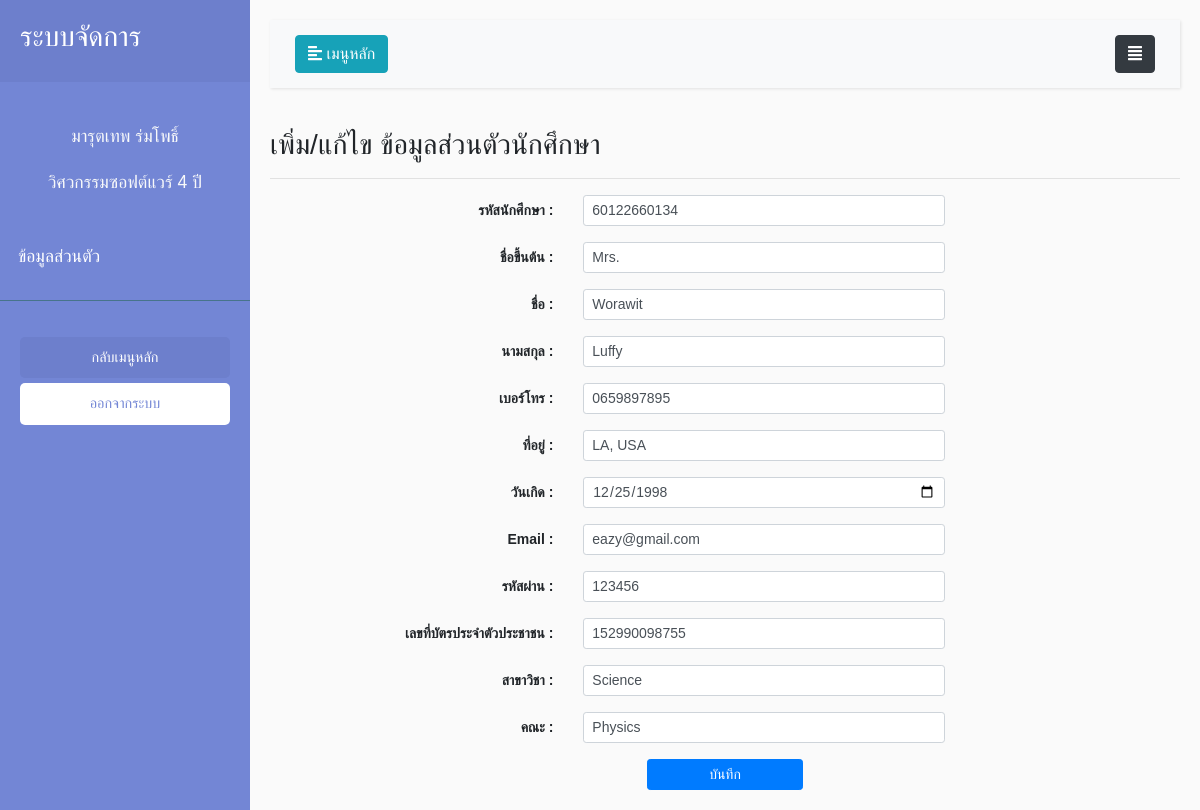
The app's page /SE_System/view/manageStudent/AddEdit.php?Std_Code=60122660134 with its own data.
### tables this page shows
CREATE TABLE `student_tb` (
  `Std_id` int(16) NOT NULL,
  `Std_Code` varchar(11) NOT NULL,
  `Std_Pname` varchar(255) NOT NULL,
  `Std_Fname` varchar(255) NOT NULL,
  `Std_Lname` varchar(255) NOT NULL,
  `Std_Tel` varchar(255) NOT NULL,
  `Std_Add` text NOT NULL,
  `Std_Birth` date NOT NULL,
  `Std_Card` text NOT NULL,
  `Std_Major` text NOT NULL,
  `Std_Faculty` text NOT NULL,
  `Std_Image` varchar(255) NOT NULL
);

CREATE TABLE `member_tb` (
  `Mem_id` int(16) NOT NULL,
  `Mem_user` text NOT NULL,
  `Mem_pass` text NOT NULL,
  `Type_id` char(1) NOT NULL DEFAULT '2',
  `Email` text NOT NULL
);

### SE_System/view/manageStudent/AddEdit.php (the view, shortened to what this page needs)
<?php
include_once('../../model/connect.php');error_reporting(0);
$id = $_GET['Std_Code'];
$sqlStd = "SELECT * FROM student_tb WHERE Std_Code = '$id'";
$sqlMem = "SELECT * FROM `member_tb` WHERE Mem_user = '$id'";
$queryStd = $conn->query($sqlStd);
$queryMem = $conn->query($sqlMem);
$resultStd = $queryStd->fetch_assoc();
$resultMem = $queryMem->fetch_assoc();
?>
<!DOCTYPE html>
<html>
<head>
    <link rel="stylesheet" href="https://stackpath.bootstrapcdn.com/bootstrap/4.1.0/css/bootstrap.min.css"
>
    <link rel="stylesheet" href="../../Style.css">
</head>
<body class="setfont">
    <div class="wrapper">
        <nav id="sidebar">
            <div class="sidebar-header">
                <h3>ระบบจัดการ</h3>
            </div>
            <p class="text-center text-light mt-3 setfont">มารุตเทพ ร่มโพธิ์</p>
            <p class="text-center text-light setfont">วิศวกรรมซอฟต์แวร์ 4 ปี</p>
            <ul class="list-unstyled components pl-2">
            <li>
                    <a href="../profile/Profile.php">ข้อมูลส่วนตัว</a>
                </li>
            </ul>
            <ul class="list-unstyled CTAs">
                <li>
                    <a href="../../index.html" class="article">กลับเมนูหลัก</a>
                </li>
                <li>
                    <a href="../../control/login/logout.php" class="download">ออกจากระบบ</a>
                </li>
            </ul>
        </nav>
        <div id="content">
            <nav class="navbar navbar-expand-lg navbar-light bg-light">
                <div class="container-fluid">
                    <button type="button" id="sidebarCollapse" class="btn btn-info">
                        <i class="fas fa-align-left"></i>
                        <span>เมนูหลัก</span>
                    </button>
                    <button class="btn btn-dark d-inline-block d  -lg-none ml-auto" type="button" data-toggle="collapse"
                        data-target="#navbarSupportedContent" aria-controls="navbarSupportedContent"
                        aria-expanded="false" aria-label="Toggle navigation">
                        <i class="fas fa-align-justify"></i>
                    </button>
                </div>
            </nav>
            <h3>เพิ่ม/แก้ไข ข้อมูลส่วนตัวนักศึกษา</h3>
            <hr>
            <form id="myform" name='myform' method="POST" action="../../control/student/save_add_edit_std.php">
                <div class="form-group row">
                    <label for="colFormLabelSm"
                        class="col-sm-4 text-right col-form-label col-form-label-sm font-weight-bold">รหัสนักศึกษา : </label>
                    <div class="col-sm-5">
                        <input type="text" name="txtcode" class="form-control form-control-sm" id="txtcode"
                            <?php if($id!=null){ ?> value="<?php echo $resultStd['Std_Code']; }else { echo "";}?>" ></div>
                </div>
                <div class="form-group row">
                    <label for="colFormLabelSm"
                        class="col-sm-4 text-right col-form-label col-form-label-sm font-weight-bold">ชื่อขึ้นต้น
                        :</label>
                    <div class="col-sm-5">
                        <input type="text" name="txtPname" class="form-control form-control-sm" id="txtPname"
                            <?php if($id!=null){ ?> value="<?php echo $resultStd['Std_Pname']; }else { echo "";}?>" ></div></div>
                <div class="form-group row">
                    <label for="colFormLabelSm"
                        class="col-sm-4 text-right col-form-label col-form-label-sm font-weight-bold">ชื่อ
                        :</label>
                    <div class="col-sm-5">
                        <input type="text" name="txtFname" class="form-control form-control-sm" id="txtFname"
                            <?php if($id!=null){ ?> value="<?php echo $resultStd['Std_Fname']; }else { echo "";}?>" ></div></div>
                <div class="form-group row">
                    <label for="colFormLabelSm"
                        class="col-sm-4 text-right col-form-label col-form-label-sm font-weight-bold">นามสกุล
                        :</label>
                    <div class="col-sm-5">
                        <input type="text" name="txtLname" class="form-control form-control-sm" id="txtLname"
                            <?php if($id!=null){ ?> value="<?php echo $resultStd['Std_Lname']; }else { echo "";}?>" ></div></div>
                <div class="form-group row">
                    <label for="colFormLabelSm"
                        class="col-sm-4 text-right col-form-label col-form-label-sm font-weight-bold">เบอร์โทร : </label>
                    <div class="col-sm-5">
                        <input type="text" name="txttel" class="form-control form-control-sm" id="txttel"
                            <?php if($id!=null){ ?> value="<?php echo $resultStd['Std_Tel']; }else { echo "";}?>" ></div>
                    </div>
                <div class="form-group row">
                    <label for="colFormLabelSm"
                        class="col-sm-4 text-right col-form-label col-form-label-sm font-weight-bold">ที่อยู่ : </label>
                    <div class="col-sm-5">
                        <input type="text" name="txtbadd" class="form-control form-control-sm" id="txtbadd"
                            <?php if($id!=null){ ?> value="<?php echo $resultStd['Std_Add']; }else { echo "";}?>" ></div>
                    </div>
                <div class="form-group row">
                    <label for="colFormLabelSm"
                        class="col-sm-4 text-right col-form-label col-form-label-sm font-weight-bold">วันเกิด : </label>
                    <div class="col-sm-5">
                        <input type="date" name="txtbirth" class="form-control form-control-sm" id="txtbirth"
                            <?php if($id!=null){ ?> value="<?php echo $resultStd['Std_Birth']; }else { echo "";}?>" ></div>
                    </div>
                <div class="form-group row">
                    <label for="colFormLabelSm"
                        class="col-sm-4 text-right col-form-label col-form-label-sm font-weight-bold">Email
                        :</label>
                    <div class="col-sm-5">
                        <input type="text" name="txtEmail" class="form-control form-control-sm" id="txtEmail"
                            <?php if($id!=null){ ?> value="<?php echo $resultMem['Email']; }else { echo "";}?>" ></div></div>
                <div class="form-group row">
                    <label for="colFormLabelSm"
                        class="col-sm-4 text-right col-form-label col-form-label-sm font-weight-bold">รหัสผ่าน
                        :</label>
                    <div class="col-sm-5">
                        <input type="text" name="txtPass" class="form-control form-control-sm" id="txtPass"
                            <?php if($id!=null){ ?> value="<?php echo $resultMem['Mem_pass']; }else { echo "";}?>" ></div></div>
                <div class="form-group row">
                    <label for="colFormLabelSm"
                        class="col-sm-4 text-right col-form-label col-form-label-sm font-weight-bold">เลขที่บัตรประจำตัวประชาชน : </label>
                    <div class="col-sm-5">
                        <input type="text" name="txtidcard" class="form-control form-control-sm" id="txtcard"
                            <?php if($id!=null){ ?> value="<?php echo $resultStd['Std_Card']; }else { echo "";}?>" ></div>
                </div>
                <div class="form-group row">
                    <label for="colFormLabelSm"
                        class="col-sm-4 text-right col-form-label col-form-label-sm font-weight-bold">สาขาวิชา : </label>
                    <div class="col-sm-5">
                        <input type="text" name="txtmajor" class="form-control form-control-sm" id="txtmajor"
                            <?php if($id!=null){ ?> value="<?php echo $resultStd['Std_Major']; }else { echo "";}?>" ></div>
                </div>
                <div class="form-group row">
                    <label for="colFormLabelSm"
                        class="col-sm-4 text-right col-form-label col-form-label-sm font-weight-bold">คณะ : </label>
                    <div class="col-sm-5">
                        <input type="text" name="txtfac" class="form-control form-control-sm" id="txtfac"
                            <?php if($id!=null){ ?> value="<?php echo $resultStd['Std_Faculty']; }else { echo "";}?>" ></div>
                </div>
            <div class="row">
                <button class="btn btn-sm btn-primary mx-auto col-2" >บันทึก</button>
            </div>
        </div>
</body>
</html>

### SE_System/Style.css (style rules this page uses)
body { font-family: 'Kanit', sans-serif; }
.setfont { font-family: 'Kanit', sans-serif; }
body { font-family: 'Poppins', sans-serif; background: #fafafa; }
p { font-family: 'Poppins', sans-serif; font-size: 1.1em; font-weight: 300; line-height: 1.7em; color: #999; }
a, a:hover, a:focus { color: inherit; text-decoration: none; transition: all 0.3s; }
.navbar { padding: 15px 10px; background: #fff; border: none; border-radius: 0; margin-bottom: 40px; box-shadow: 1px 1px 3px rgba(0, 0, 0, 0.1); }
.wrapper { display: flex; width: 100%; align-items: stretch; }
#sidebar { min-width: 250px; max-width: 250px; background: #7386D5; color: #fff; transition: all 0.3s; }
#sidebar .sidebar-header { padding: 20px; background: #6d7fcc; }
#sidebar ul.components { padding: 20px 0; border-bottom: 1px solid #47748b; }
#sidebar ul li a { padding: 10px; font-size: 1.1em; display: block; }
ul.CTAs { padding: 20px; }
ul.CTAs a { text-align: center; font-size: 0.9em !important; display: block; border-radius: 5px; margin-bottom: 5px; }
a.download { background: #fff; color: #7386D5; }
a.article, a.article:hover { background: #6d7fcc !important; color: #fff !important; }
#content { width: 100%; padding: 20px; min-height: 100vh; transition: all 0.3s; }

### records on screen
student_tb: txtcode "60122660134", txtPname "Mrs.", txtFname "Worawit", txtLname "Luffy", txttel "0659897895", txtbadd "LA, USA", txtbirth "12/25/1998", txtidcard "152990098755", txtmajor "Science", txtfac "Physics"
member_tb: txtEmail "eazy@gmail.com", txtPass "123456"
